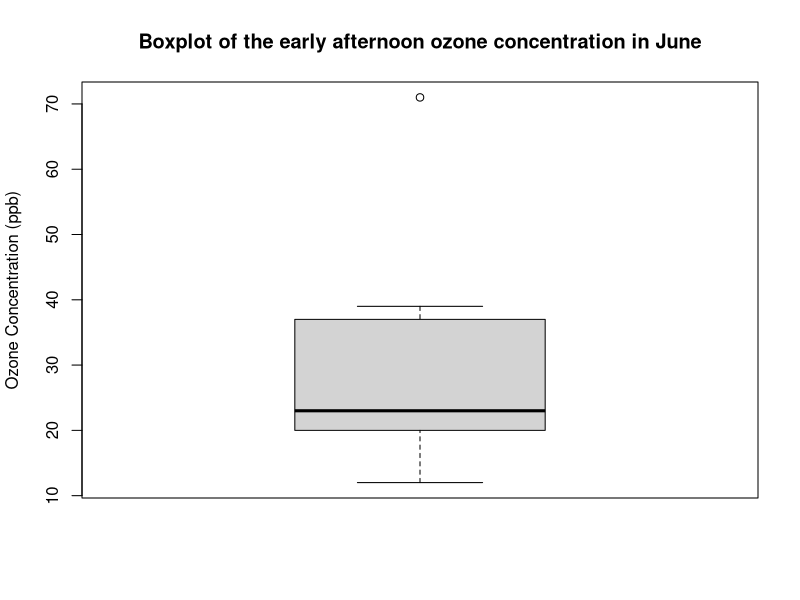
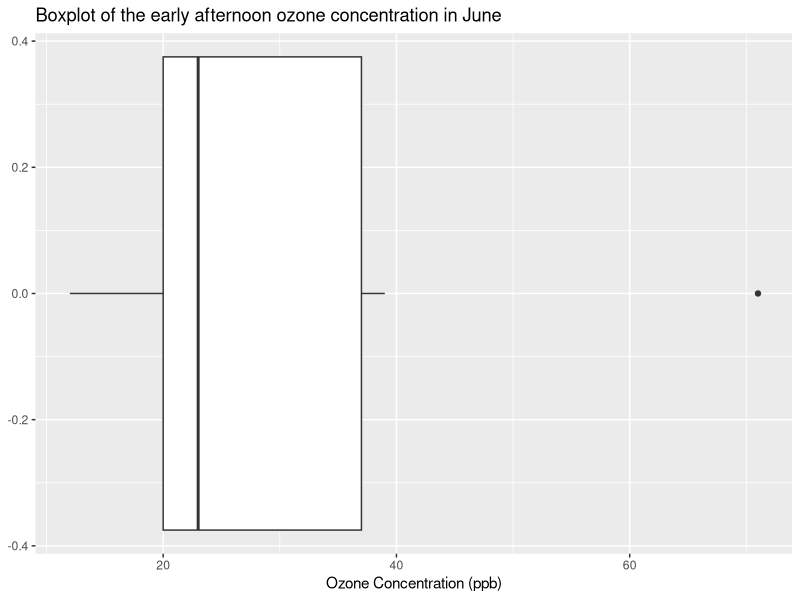
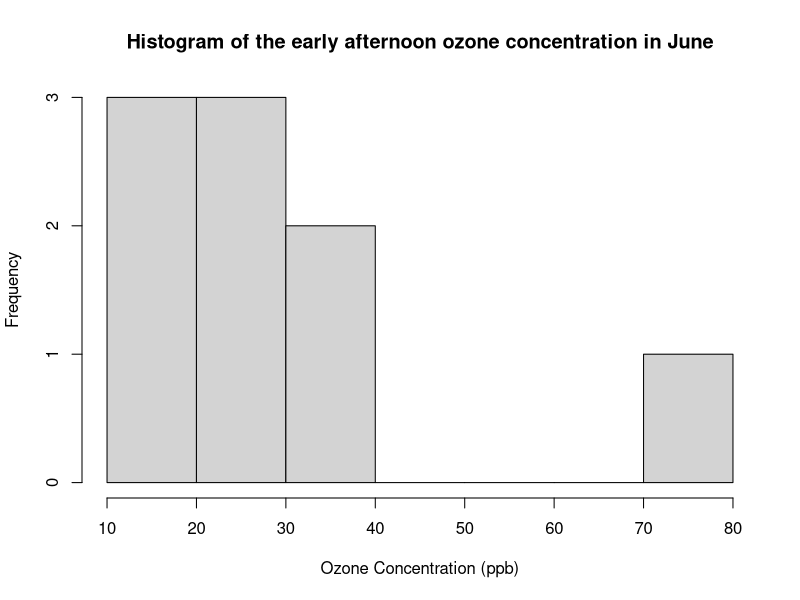
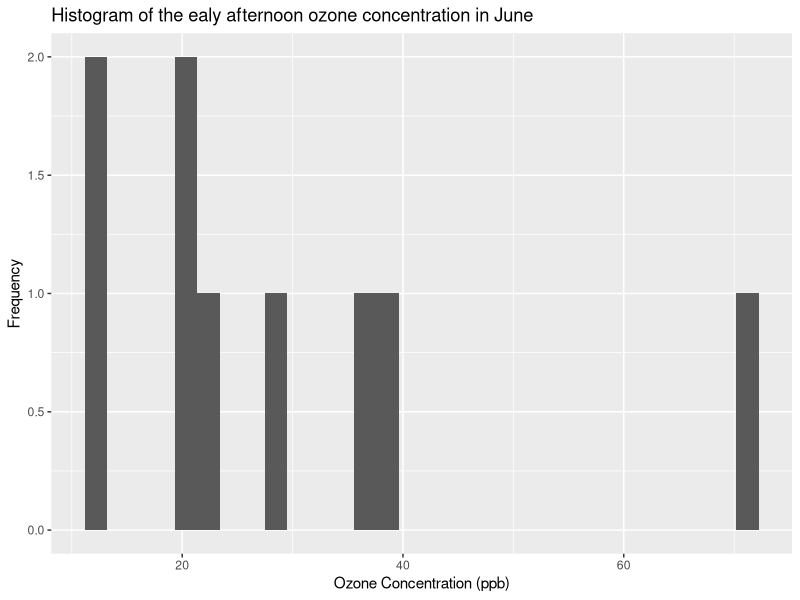
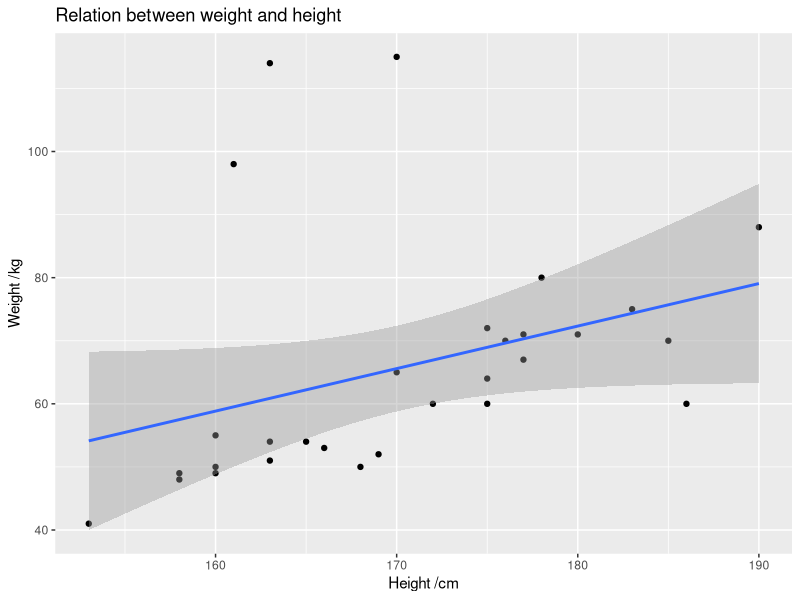
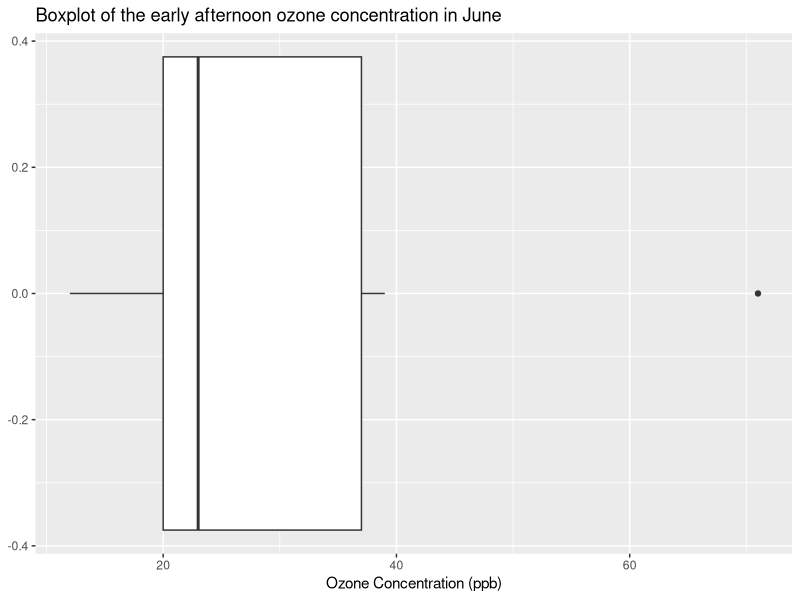
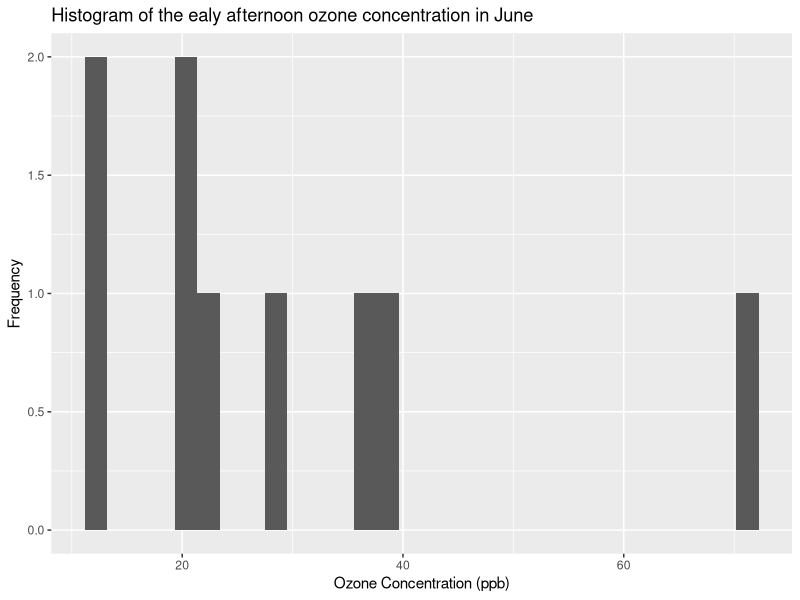

These figures' R source, in order: (Note: this script raises an error after producing the figures.)
## ---- chunk 1
knitr::opts_chunk$set(echo = TRUE)
library(ggplot2)
library(GGally)
## ---- chunk 2
boxplot(airquality[airquality$Month == 6, 1],
        main = "Boxplot of the early afternoon ozone concentration in June",
        ylab = "Ozone Concentration (ppb)")

ozone_boxplot <- ggplot(airquality[airquality$Month == 6,]) + 
    geom_boxplot(aes(Ozone)) +
    labs(title = "Boxplot of the early afternoon ozone concentration in June",
         x ="Ozone Concentration (ppb)")

ozone_boxplot
## ---- chunk 3
hist(airquality[airquality$Month == 6, 1],
     main = "Histogram of the early afternoon ozone concentration in June",
     xlab = "Ozone Concentration (ppb)")

ozone_histogram <- ggplot(airquality[airquality$Month == 6,]) +
    geom_histogram(aes(Ozone)) +
    labs(title = "Histogram of the ealy afternoon ozone concentration in June",
         x = "Ozone Concentration (ppb)", 
         y = "Frequency")

ozone_histogram
## ---- chunk 4
ggsave("Ozone_boxplot.pdf", ozone_boxplot, path = 'Graphs')
ggsave("Ozone_histrogram.pdf", ozone_histogram, path = 'Graphs')
## ---- chunk 5
stud <- read.csv('Data/students_env221.csv')

stud_weight_height_scatter <- ggplot(stud, aes(x = HEIGHT, y = WEIGHT)) +
                                geom_point() +
                                geom_smooth(method = "lm") +
                                labs(title = "Relation between weight and height",
                                     x = "Height /cm",
                                     y = "Weight /kg")

stud_weight_height_scatter
## ---- chunk 6
stud_new <- read.csv('Data/students_ENV221_new.csv')

male_bmi <- ggplot(stud_new[stud_new$GENDER == 'Male',]) +
                geom_histogram(aes(BMI)) + 
                labs(title = "BMI of male students",
                     y = "Frequency")

male_bmi

female_bmi <- ggplot(stud_new[stud_new$GENDER == 'Female',]) +
                geom_histogram(aes(BMI)) + 
                labs(title = "BMI of female students",
                     y = "Frequency")

female_bmi
## ---- chunk 7
stat_bar <- ggplot(stud) +
                geom_bar(aes(STAT)) +
                labs(title = "Number of the students at different levels in Statistics",
                     x = "Knowledge Level",
                     y = "Frequency")

stat_bar

r_bar <- ggplot(stud) + 
            geom_bar(aes(R)) +
            labs(title = "Number of the students at different levels in R",
                 x = "Knowledge Level",
                 y = "Frequency")

r_bar
## ---- chunk 8
numeric_pairs <- ggpairs(stud_new[, c(4, 5, 6, 11)], 
                         aes(colour = stud$GENDER, alpha = 0.5))
## ---- chunk 9
ggsave('stud_weight_height_scatter.pdf', 
       stud_weight_height_scatter, 
       path = 'Graphs')

ggsave('male_bmi.pdf', male_bmi, path = 'Graphs')
ggsave('female_bmi.pdf', female_bmi, path = 'Graphs')

ggsave('stat_bar.pdf', stat_bar, path = 'Graphs')
ggsave('r_bar.pdf', r_bar, path = 'Graphs')

ggsave('numeric_paris.pdf', numeric_pairs, path = 'Graphs')
